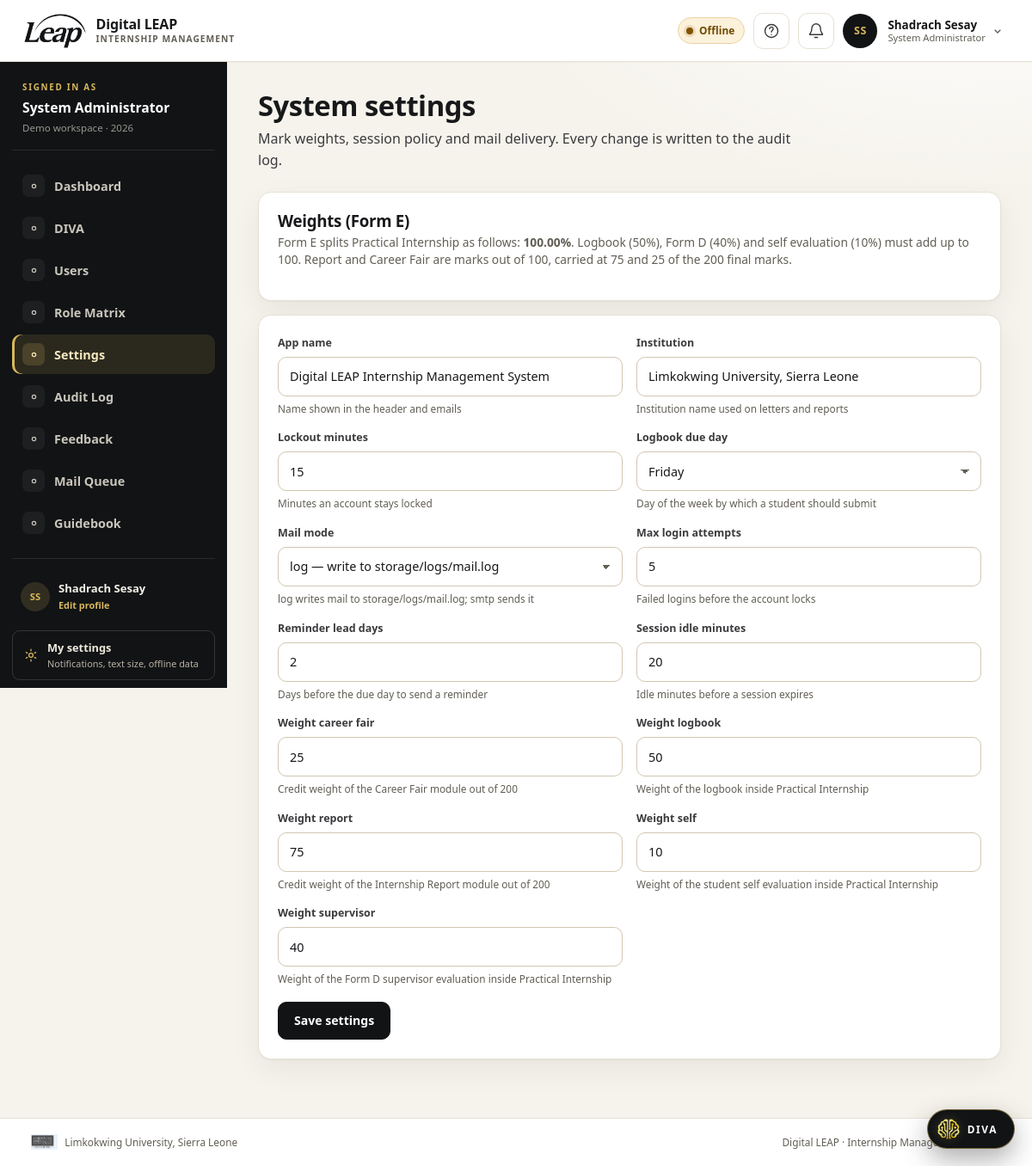
The page /digital-leap/index.php?r=admin/settings (signed in) on the database its author committed.
### tables this page shows
CREATE TABLE users (
  user_id           INT UNSIGNED NOT NULL AUTO_INCREMENT,
  role_id           TINYINT UNSIGNED NOT NULL,
  organisation_id   INT UNSIGNED NULL,
  first_name        VARCHAR(60)  NOT NULL,
  last_name         VARCHAR(60)  NOT NULL,
  email             VARCHAR(120) NOT NULL,
  phone             VARCHAR(25)  NULL,
  password_hash     VARCHAR(255) NULL,
  status            ENUM('invited','active','suspended') NOT NULL DEFAULT 'invited',
  must_change_password TINYINT(1) NOT NULL DEFAULT 0,
  failed_attempts   TINYINT UNSIGNED NOT NULL DEFAULT 0,
  locked_until      DATETIME NULL,
  last_login_at     DATETIME NULL,
  created_at        DATETIME NOT NULL DEFAULT CURRENT_TIMESTAMP,
  updated_at        DATETIME NOT NULL DEFAULT CURRENT_TIMESTAMP ON UPDATE CURRENT_TIMESTAMP,
  PRIMARY KEY (user_id),
  UNIQUE KEY uq_users_email (email),
  KEY idx_users_role (role_id, status),
  KEY idx_users_org (organisation_id),
  CONSTRAINT fk_users_role FOREIGN KEY (role_id) REFERENCES roles (role_id),
  CONSTRAINT fk_users_org FOREIGN KEY (organisation_id) REFERENCES organisation (org_id) ON DELETE SET NULL
);

CREATE TABLE roles (
  role_id     TINYINT UNSIGNED NOT NULL AUTO_INCREMENT,
  role_key    VARCHAR(30)  NOT NULL,
  role_name   VARCHAR(60)  NOT NULL,
  description VARCHAR(255) NULL,
  created_at  DATETIME NOT NULL DEFAULT CURRENT_TIMESTAMP,
  PRIMARY KEY (role_id),
  UNIQUE KEY uq_roles_key (role_key)
);

CREATE TABLE setting (
  setting_key   VARCHAR(60) NOT NULL,
  setting_value VARCHAR(255) NOT NULL,
  data_type     ENUM('string','int','decimal','bool','json') NOT NULL DEFAULT 'string',
  description   VARCHAR(200) NULL,
  updated_by    INT UNSIGNED NULL,
  created_at    DATETIME NOT NULL DEFAULT CURRENT_TIMESTAMP,
  updated_at    DATETIME NOT NULL DEFAULT CURRENT_TIMESTAMP ON UPDATE CURRENT_TIMESTAMP,
  PRIMARY KEY (setting_key),
  CONSTRAINT fk_setting_user FOREIGN KEY (updated_by) REFERENCES users (user_id) ON DELETE SET NULL
);

### digital-leap/app/Views/admin/settings.php (the view, shortened to what the rows shown need)
<?php
$practicalWeights = ['weight_logbook', 'weight_supervisor', 'weight_self'];
$sum = 0.0;
foreach ($settings as $row) {
    if (in_array($row['setting_key'], $practicalWeights, true)) {
        $sum += (float) $row['setting_value'];
    }
}
?>
<div class="page-head">
    <div>
        <h1>System settings</h1>
        <p>Mark weights, session policy and mail delivery. Every change is written to the audit log.</p>
    </div>
</div>
<div class="card">
    <div class="card-head">
        <div><h2>Weights (Form E)</h2><p>Form E splits Practical Internship as follows: <strong><?= e(number_format($sum, 2)) ?>%</strong>. Logbook (50%), Form D (40%) and self evaluation (10%) must add up to 100. Report and Career Fair are marks out of 100, carried at 75 and 25 of the 200 final marks.</p></div>
    </div>
</div>
<div class="card">
    <form method="post" action="<?= e(url('admin/settings/save')) ?>">
        <div class="form-grid">
            <?php foreach ($settings as $row): ?>
                <?php
                $key = (string) $row['setting_key'];
                if ($key === 'weight_mentor') {
                    continue;
                }
                $type = (string) $row['data_type'];
                $value = (string) $row['setting_value'];
                ?>
                <div class="field">
                    <label for="set-<?= e($key) ?>"><?= e(str_replace('_', ' ', ucfirst($key))) ?></label>
                    <?php if ($key === 'mail_mode'): ?>
                        <select id="set-<?= e($key) ?>" name="setting[<?= e($key) ?>]">
                            <option value="log"<?= selected($value, 'log') ?>>log — write to storage/logs/mail.log</option>
                        </select>
                    <?php elseif ($key === 'logbook_due_day'): ?>
                        <select id="set-<?= e($key) ?>" name="setting[<?= e($key) ?>]">
                            <?php foreach (['Monday', 'Tuesday', 'Wednesday', 'Thursday', 'Friday', 'Saturday', 'Sunday'] as $day): ?>
                                <option value="<?= e($day) ?>"<?= selected($value, $day) ?>><?= e($day) ?></option>
                            <?php endforeach; ?>
                        </select>
                    <?php elseif ($type === 'decimal'): ?>
                        <input id="set-<?= e($key) ?>" name="setting[<?= e($key) ?>]" type="number" step="0.01" min="0" max="100" value="<?= e($value) ?>">
                    <?php elseif ($type === 'int'): ?>
                        <input id="set-<?= e($key) ?>" name="setting[<?= e($key) ?>]" type="number" step="1" min="0" value="<?= e($value) ?>">
                    <?php else: ?>
                        <input id="set-<?= e($key) ?>" name="setting[<?= e($key) ?>]" type="text" maxlength="255" value="<?= e($value) ?>">
                    <?php endif; ?>
                    <span class="hint"><?= e($row['description']) ?></span>
                </div>
            <?php endforeach; ?>
        </div>
        <div class="form-actions"><button class="btn" type="submit">Save settings</button></div>
    </form>
</div>

### digital-leap/app/Views/layout.php (shortened to what the rows shown need)
<?php
$user = Auth::user();
$route = (string) ($_GET['r'] ?? '');
$unread = 0;
if ($user !== null) {
    $unread = (int) Database::val('SELECT COUNT(*) FROM notification WHERE user_id = ? AND is_read = 0', [(int) $user['user_id']]);
}
$prefUid = $user === null ? 0 : (int) $user['user_id'];
$textSize = Preference::textSize($prefUid);
$calmMotion = Preference::reduceMotion($prefUid);
$nav = $user === null ? [] : nav_items();
$avatarUrl = $user === null ? null : avatar_url($user);
$authRoutes = ['login', 'register', 'forgot', 'reset', 'token/supervisor'];
$isAuthPage = $user === null && in_array($route, $authRoutes, true);
?>
<!doctype html>
<html lang="en" data-text-size="<?= e($textSize) ?>"<?= $calmMotion ? ' data-reduce-motion="on"' : '' ?>>
<head>
<link rel="stylesheet" href="<?= e(asset('css/app.css')) ?>">
</head>
<body class="<?= $user !== null ? 'app-shell' : ($isAuthPage ? 'auth-shell' : 'landing-shell') ?>" data-role="<?= e($user !== null ? (string) Auth::role() : 'guest') ?>" data-page="<?= e($route) ?>">
<?php if ($user !== null): ?>
<header class="topbar">
    <div class="topbar-left">
        <a class="brand" href="<?= e(url('dashboard')) ?>" data-tour="brand">
            <img class="brand-logo" src="<?= e(asset('img/leap-wordmark-ink.png')) ?>" alt="LEAP — Limkokwing Entrepreneurship Acceleration Platform, Sierra Leone">
            <span class="brand-text">Digital LEAP<small>Internship Management</small></span>
        </a>
    </div>
    <div class="topbar-right">
        <p class="net-pill" data-net-status data-state="online" role="status" aria-live="polite">
            <span class="net-dot" aria-hidden="true"></span><span class="net-text">Online</span>
        </p>
        <button class="icon-btn tour-trigger" type="button" data-tour-start aria-label="Take a guided tour" title="Take a guided tour">
            <svg viewBox="0 0 24 24" aria-hidden="true"><circle cx="12" cy="12" r="9"/><path d="M9.5 9a2.5 2.5 0 1 1 4 2c-.9.7-1.5 1.2-1.5 2.5"/><path d="M12 17h.01"/></svg>
        </button>
        <div class="menu-wrap">
            <button class="icon-btn bell-btn" type="button" data-notif-toggle aria-expanded="false" aria-controls="notif-panel" aria-label="Notifications<?= $unread > 0 ? ', ' . $unread . ' unread' : '' ?>" data-tour="notifications">
                <svg viewBox="0 0 24 24" aria-hidden="true"><path d="M18 8a6 6 0 0 0-12 0c0 7-3 7-3 9h18c0-2-3-2-3-9"/><path d="M10 21h4"/></svg>
            </button>
        </div>
        <div class="menu-wrap user-chip" data-tour="profile">
            <a class="avatar-link" href="<?= e(url('profile')) ?>" aria-label="Open my profile to edit details and profile photo">
                <?php if ($avatarUrl !== null): ?>
                    <img class="avatar avatar-img" src="<?= e($avatarUrl) ?>" alt="">
                <?php else: ?>
                    <span class="avatar" aria-hidden="true"><?= e(initials((string) $user['first_name'], (string) $user['last_name'])) ?></span>
                <?php endif; ?>
            </a>
            <button class="user-menu-toggle" type="button" data-user-toggle aria-expanded="false" aria-controls="user-menu">
                <span class="user-meta">
                    <strong><?= e($user['first_name'] . ' ' . $user['last_name']) ?></strong>
                    <small><?= e($user['role_name']) ?></small>
                </span>
                <svg class="menu-caret" viewBox="0 0 24 24" aria-hidden="true"><path d="m7 10 5 5 5-5"/></svg>
            </button>
        </div>
    </div>
</header>
<div class="shell">
    <aside class="sidebar" id="sidebar">
        <div class="sidebar-role">
            <span class="sidebar-role-label">Signed in as</span>
            <strong><?= e($user['role_name']) ?></strong>
            <span class="sidebar-role-sub">Demo workspace · <?= e(date('Y')) ?></span>
        </div>
        <nav aria-label="Main navigation" data-tour="nav">
            <?php foreach ($nav as [$href, $label]): ?>
                <?php $isActive = $route === $href || str_starts_with($route, $href . '/'); ?>
                <a href="<?= e(url($href)) ?>" class="<?= $isActive ? 'active' : '' ?>"<?= $isActive ? ' aria-current="page"' : '' ?>>
                    <span class="nav-ico" aria-hidden="true"><svg viewBox="0 0 24 24"><?= $navIcons[$href] ?? '<circle cx="12" cy="12" r="3"/>' ?></svg></span>
                    <span><?= e($label) ?></span>
                </a>
            <?php endforeach; ?>
        </nav>
        <div class="sidebar-foot">
            <a class="sidebar-profile" href="<?= e(url('profile')) ?>">
                <?= avatar_html(['user_id' => (int) ($user['user_id'] ?? 0), 'first_name' => (string) $user['first_name'], 'last_name' => (string) $user['last_name']], 'sidebar-avatar') ?>
                <span><?= e($user['first_name'] . ' ' . $user['last_name']) ?><small>Edit profile</small></span>
            </a>
            <a class="sidebar-settings" href="<?= e(url('settings')) ?>">
                <svg viewBox="0 0 24 24" aria-hidden="true"><circle cx="12" cy="12" r="3.2"/><path d="M12 2.8v2.4M12 18.8v2.4M4.5 7.5l2 1.2M17.5 15.3l2 1.2M4.5 16.5l2-1.2M17.5 8.7l2-1.2"/></svg>
                <span>My settings<small>Notifications, text size, offline data</small></span>
            </a>
        </div>
    </aside>
    <main id="main" class="main">
        <?= $content ?>
    </main>
</div>
<?php endif; ?>
</body>
</html>

### digital-leap/app/helpers.php (shortened to what the rows shown need)
<?php
function e($value): string
{
    return htmlspecialchars((string) ($value ?? ''), ENT_QUOTES, 'UTF-8');
}
function url(string $route = '', array $params = []): string
{
    $base = $GLOBALS['base'] ?? '';
    $query = ['r' => $route] + $params;
    return $base . '/index.php?' . http_build_query($query);
}
function asset(string $path): string
{
    $path = ltrim($path, '/');
    $file = BASE_PATH . '/public/assets/' . $path;
    $version = is_file($file) ? '?v=' . filemtime($file) : '';
    return ($GLOBALS['base'] ?? '') . '/public/assets/' . $path . $version;
}
function initials(string $first, string $last): string
{
    return strtoupper(substr($first, 0, 1) . substr($last, 0, 1));
}
function avatar_file(int $userId): ?string
{
    $dir = STORAGE_PATH . '/uploads/avatars';
    foreach (['jpg', 'jpeg', 'png', 'webp'] as $ext) {
        $path = $dir . '/' . $userId . '.' . $ext;
    }
    return null;
}
function avatar_url(?array $user = null): ?string
{
    $id = (int) ($user['user_id'] ?? \Leap\Core\Auth::id());
    $file = avatar_file($id);
    if ($file === null) {
        return null;
    }
    return url('avatar', ['u' => $id, 'v' => filemtime($file) . '-' . filesize($file)]);
}
function avatar_html(array $user, string $class = 'chat-avatar'): string
{
    $id = (int) ($user['user_id'] ?? 0);
    $first = (string) ($user['first_name'] ?? '');
    $last = (string) ($user['last_name'] ?? '');
    $file = $id > 0 && \Leap\Controllers\ProfileController::canViewAvatar($id) ? avatar_file($id) : null;
    return '<span class="' . e($class) . '" aria-hidden="true">' . e(initials($first, $last)) . '</span>';
}
function selected($value, $expected): string
{
    return (string) $value === (string) $expected ? ' selected' : '';
}

### rows shown on the page
users: first_name+last_name "SS", first_name+last_name "Shadrach Sesay", role.role_name "System Administrator", initials($first, $last) "SS"
setting: setting_key "App name", value "Digital LEAP Internship Management System", description "Name shown in the header and emails"
setting: setting_key "Institution", value "Limkokwing University, Sierra Leone", description "Institution name used on letters and reports"
setting: setting_key "Lockout minutes", value "15", description "Minutes an account stays locked"
setting: setting_key "Logbook due day", setting_key "Friday", description "Day of the week by which a student should submit"
setting: setting_key "Mail mode", setting_key "log — write to storage/logs/mail.log", description "log writes mail to storage/logs/mail.log; smtp sends it"
setting: setting_key "Max login attempts", value "5", description "Failed logins before the account locks"
setting: setting_key "Reminder lead days", value "2", description "Days before the due day to send a reminder"
setting: setting_key "Session idle minutes", value "20", description "Idle minutes before a session expires"
setting: setting_key "Weight career fair", value "25", description "Credit weight of the Career Fair module out of 200"
setting: setting_key "Weight logbook", value "50", description "Weight of the logbook inside Practical Internship"
setting: setting_key "Weight report", value "75", description "Credit weight of the Internship Report module out of 200"
setting: setting_key "Weight self", value "10", description "Weight of the student self evaluation inside Practical Internship"
setting: setting_key "Weight supervisor", value "40", description "Weight of the Form D supervisor evaluation inside Practical Internship"

### other values the page prints
$label "Dashboard"
$label "DIVA"
$label "Users"
$label "Role Matrix"
$label "Settings"
$label "Audit Log"
$label "Feedback"
$label "Mail Queue"
$label "Guidebook"
$sum "100.00"
